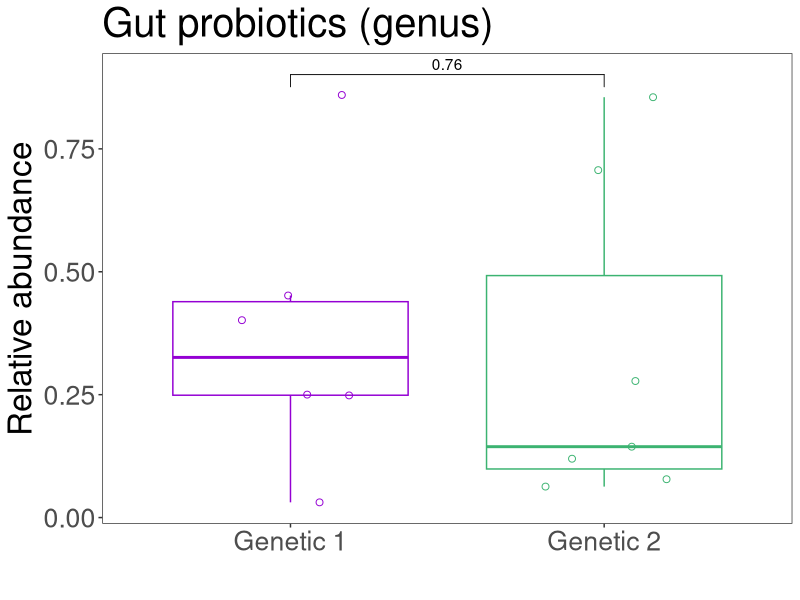
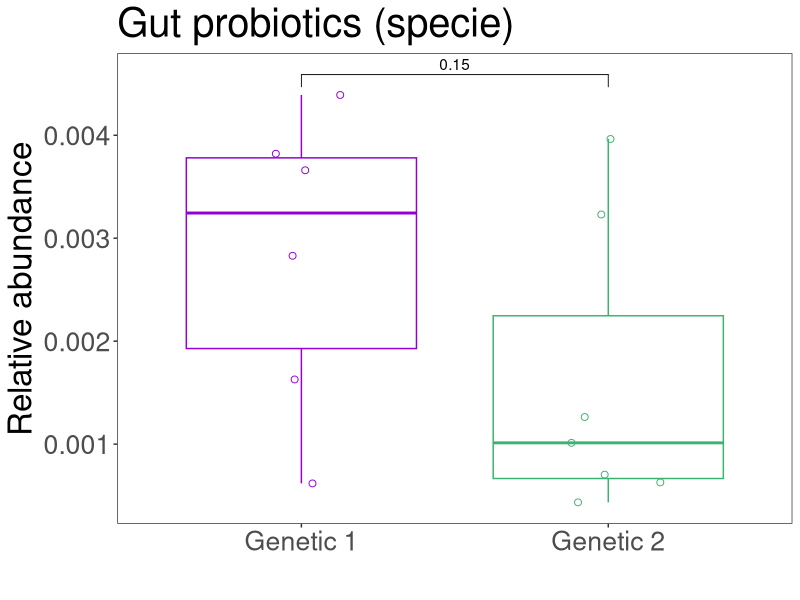
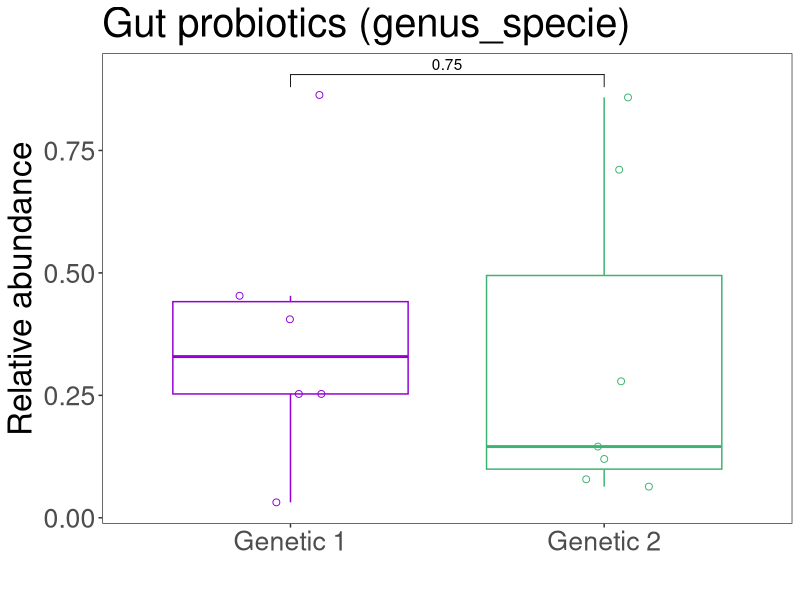

These figures' R source, in order:
#!/usr/bin/env Rscript
## Purpose of script: Boxplot with t_test test
## Last modification: 31.05.2020
## Author: luigui gallardo-becerra (bfllg77@gmail.com)

# Package installation
#install.packages("dplyr")
#install.packages("ggplot2")
#install.packages("ggpubr")
library("dplyr")
library("ggplot2")
library("ggpubr")

# Genus
# Data input
table_gut_genus <- read.table(file = "./gut_probiotics_genus.txt",
    sep = '\t',
    header = TRUE,
    row.names = 1)

# Define colors
colors <- c("darkviolet", "mediumseagreen")

# Boxplot
p_value <- list(c("Genetic 1", "Genetic 2"))
boxplot <- ggplot(table_gut_genus, 
    aes(x = group,
    y = average)) +
geom_boxplot(aes(color = group),
    outlier.shape = NA) +
geom_point(aes(color = group),
    size = 2,
    shape = 21,
    position = position_jitterdodge()) +
theme_test() +
theme(legend.position = "none") +
labs(x = "",
    y = "Relative abundance",
    title = "Gut probiotics (genus)") +
scale_color_manual(values = colors) +
theme(text = element_text(size = 24),
    axis.title.y = element_text(size = 24)) +
stat_compare_means(comparisons = p_value,
    method = "t.test") +
theme(text = element_text(size = 24),
    axis.title.y = element_text(size = 24))

# Creation of pdf
pdf(file = "gut_probiotics_genus_t_test.pdf")
    print(boxplot)
dev.off()

# Specie
# Data input
table_gut_specie <- read.table(file = "./gut_probiotics_specie.txt",
    sep = '\t',
    header = TRUE,
    row.names = 1)

# Define colors
colors <- c("darkviolet", "mediumseagreen")

# Boxplot
p_value <- list(c("Genetic 1", "Genetic 2"))
boxplot <- ggplot(table_gut_specie, 
    aes(x = group,
    y = average)) +
geom_boxplot(aes(color = group),
    outlier.shape = NA) +
geom_point(aes(color = group),
    size = 2,
    shape = 21,
    position = position_jitterdodge()) +
theme_test() +
theme(legend.position = "none") +
labs(x = "",
    y = "Relative abundance",
    title = "Gut probiotics (specie)") +
scale_color_manual(values = colors) +
theme(text = element_text(size = 24),
    axis.title.y = element_text(size = 24)) +
stat_compare_means(comparisons = p_value,
    method = "t.test") +
theme(text = element_text(size = 24),
    axis.title.y = element_text(size = 24))

# Creation of pdf
pdf(file = "gut_probiotics_specie_t_test.pdf")
    print(boxplot)
dev.off()

# Genus-specie
# Data input
table_gut_genus_specie <- read.table(file = "./gut_probiotics_genus-specie.txt",
    sep = '\t',
    header = TRUE,
    row.names = 1)

# Define colors
colors <- c("darkviolet", "mediumseagreen")

# Boxplot
p_value <- list(c("Genetic 1", "Genetic 2"))
boxplot <- ggplot(table_gut_genus_specie, 
    aes(x = group,
    y = average)) +
geom_boxplot(aes(color = group),
    outlier.shape = NA) +
geom_point(aes(color = group),
    size = 2,
    shape = 21,
    position = position_jitterdodge()) +
theme_test() +
theme(legend.position = "none") +
labs(x = "",
    y = "Relative abundance",
    title = "Gut probiotics (genus_specie)") +
scale_color_manual(values = colors) +
theme(text = element_text(size = 24),
    axis.title.y = element_text(size = 24)) +
stat_compare_means(comparisons = p_value,
    method = "t.test") +
theme(text = element_text(size = 24),
    axis.title.y = element_text(size = 24))

# Creation of pdf
pdf(file = "gut_probiotics_genus_specie_t_test.pdf")
    print(boxplot)
dev.off()